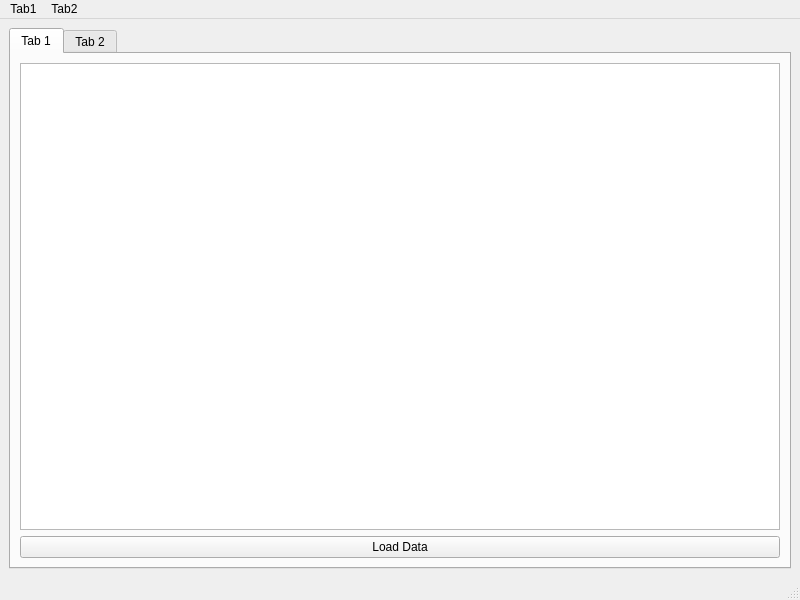
<?xml version="1.0" encoding="UTF-8"?>
<ui version="4.0">
 <class>MainWindow</class>
 <widget class="QMainWindow" name="MainWindow">
  <property name="geometry">
   <rect>
    <x>0</x>
    <y>0</y>
    <width>800</width>
    <height>600</height>
   </rect>
  </property>
  <property name="windowTitle">
   <string>MainWindow</string>
  </property>
  <widget class="QWidget" name="centralwidget">
   <layout class="QVBoxLayout" name="verticalLayout">
    <item>
     <widget class="QTabWidget" name="tabWidget">
      <property name="currentIndex">
       <number>0</number>
      </property>
      <widget class="QWidget" name="tab">
       <attribute name="title">
        <string>Tab 1</string>
       </attribute>
       <layout class="QVBoxLayout" name="verticalLayout_5">
        <item>
         <layout class="QVBoxLayout" name="verticalLayout_4">
          <item>
           <widget class="QTableWidget" name="tableWidget_2"/>
          </item>
          <item>
           <widget class="QPushButton" name="pushButton_2">
            <property name="text">
             <string>Load Data</string>
            </property>
           </widget>
          </item>
         </layout>
        </item>
       </layout>
      </widget>
      <widget class="QWidget" name="tab_2">
       <attribute name="title">
        <string>Tab 2</string>
       </attribute>
       <layout class="QVBoxLayout" name="verticalLayout_3">
        <item>
         <layout class="QVBoxLayout" name="verticalLayout_2">
          <item>
           <widget class="QTableWidget" name="tableWidget"/>
          </item>
          <item>
           <widget class="QPushButton" name="pushButton">
            <property name="text">
             <string>Load Data</string>
            </property>
           </widget>
          </item>
         </layout>
        </item>
       </layout>
      </widget>
     </widget>
    </item>
   </layout>
  </widget>
  <widget class="QMenuBar" name="menubar">
   <property name="geometry">
    <rect>
     <x>0</x>
     <y>0</y>
     <width>800</width>
     <height>21</height>
    </rect>
   </property>
   <widget class="QMenu" name="menuasd">
    <property name="title">
     <string>Tab1</string>
    </property>
    <addaction name="actionNie"/>
   </widget>
   <widget class="QMenu" name="menuTab2">
    <property name="title">
     <string>Tab2</string>
    </property>
    <addaction name="actionTak"/>
   </widget>
   <addaction name="menuasd"/>
   <addaction name="menuTab2"/>
  </widget>
  <widget class="QStatusBar" name="statusbar"/>
  <action name="actionNie">
   <property name="text">
    <string>nie</string>
   </property>
  </action>
  <action name="actionTak">
   <property name="text">
    <string>tak</string>
   </property>
  </action>
 </widget>
 <resources/>
 <connections/>
</ui>
